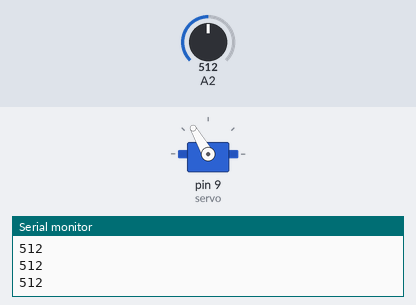
Bench run of a sketch on a simulated Arduino Uno, built with avr-gcc and run on an emulated ATmega328P. On the bench: servo, the last lines printed to the serial monitor. The inputs (shaded band) are chosen by the test bench; at power-on: A2 = 512.

Above: at 1.2 s.
1.3 s: A2 set to 690
2.8 s: A2 set to 706
At 4.2 s:
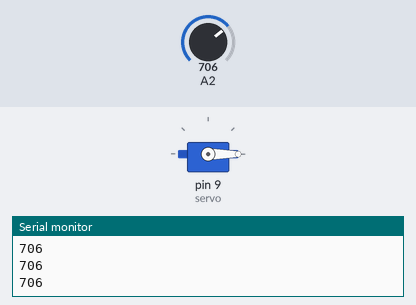
4.5 s: A2 set to 511
At 5.4 s:
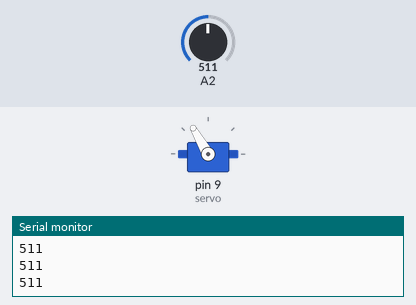
6.0 s: A2 set to 710
At 6.7 s:
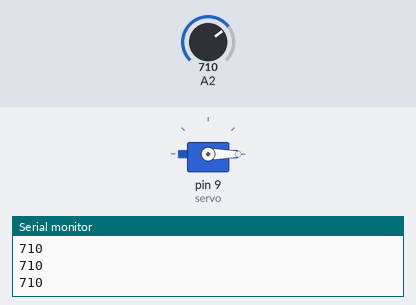
Timing chart, 0 to 8.5 s (numbered marks = the images above; inputs shaded):
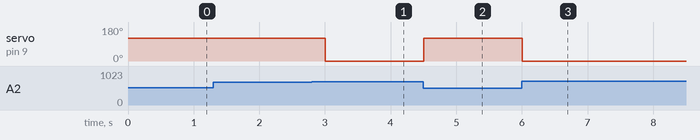

The sketch:

servo.ino
```cpp
#include <Servo.h>
Servo servo;
int rain=1024;

void setup(){
  servo.attach(9);
  Serial.begin(9600);
}

void loop(){
  servo.write(0);
  rain=analogRead(A2);

  if(rain<700)
    servo.write(120);
  else
    servo.write(0);

    Serial.println(rain);

   delay(250);

}
```

Measured:
- the behaviour switches between 699 and 700 on A2 (found by bisection; images 0 and 1)
- after the input at 2.8 s, servo on pin 9 (servo): 120° → 0° after 0.20 s
- after the input at 4.5 s, servo on pin 9 (servo): 0° → 120° at once
- after the input at 6.0 s, servo on pin 9 (servo): 120° → 0° at once
